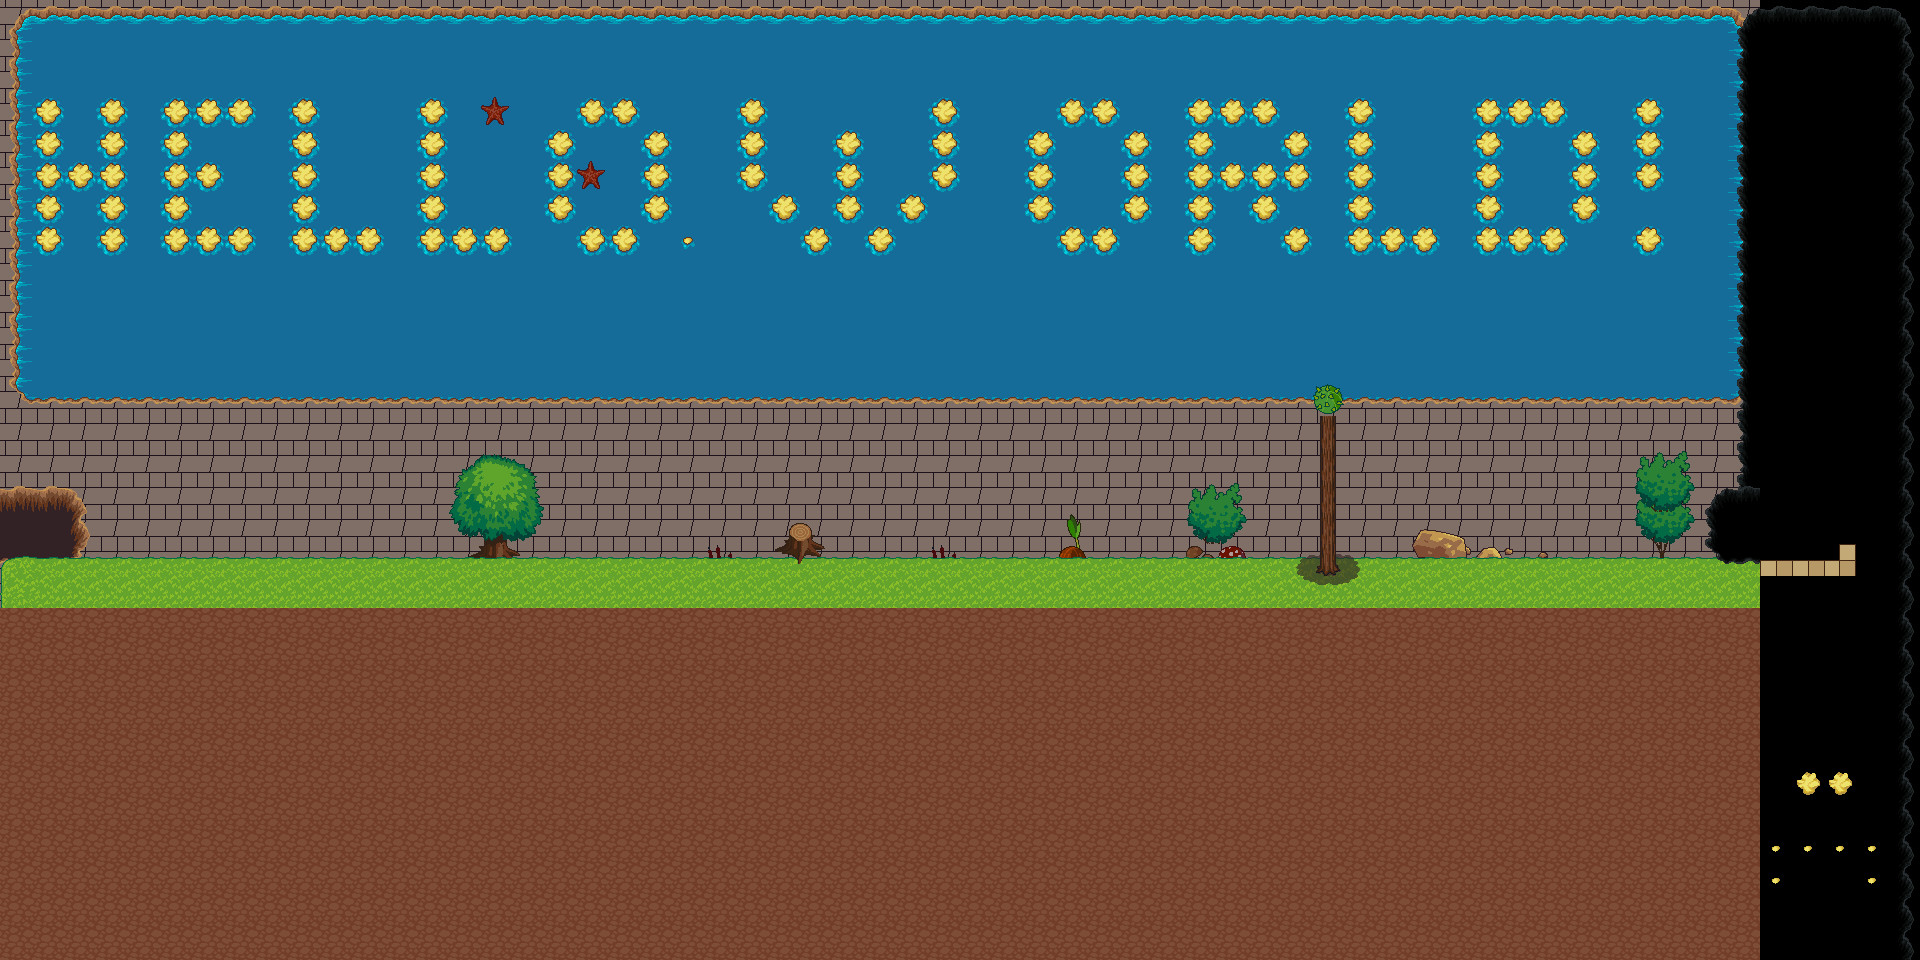

The image is a tile-based game level rendered from a .tmx file. Its description and source (layers, tilesets, objects; grid data summarised) follow:
An orthogonal 60x30 tile map with 32x32 px tiles, 4 tile layers (Rutelag 1, Rutelag 3, Rutelag 2, Rutelag 4), 2 tilesets and 23 objects.

<map version="1.8" tiledversion="1.8.4" orientation="orthogonal" renderorder="right-down" width="60" height="30" tilewidth="32" tileheight="32" infinite="0" nextlayerid="7" nextobjectid="58">
 <tileset firstgid="1" name="ipc-tile-atlas" tilewidth="32" tileheight="32" tilecount="1024" columns="32">
  <image source="terrain_atlas.png" width="1024" height="1024" />
  <tile id="137">
   <properties>
    <property name="Ladder" value="" />
   </properties>
  </tile>
  <tile id="138">
   <properties>
    <property name="Ladder" value="" />
   </properties>
  </tile>
  <tile id="139">
   <properties>
    <property name="Ladder" value="" />
   </properties>
  </tile>
  <tile id="169">
   <properties>
    <property name="Ladder" value="" />
   </properties>
  </tile>
  <tile id="170">
   <properties>
    <property name="Ladder" value="" />
   </properties>
  </tile>
  <tile id="171">
   <properties>
    <property name="Ladder" value="" />
   </properties>
  </tile>
  <tile id="201">
   <properties>
    <property name="Ladder" value="" />
   </properties>
  </tile>
  <tile id="202">
   <properties>
    <property name="Ladder" value="" />
   </properties>
  </tile>
  <tile id="203">
   <properties>
    <property name="Ladder" value="" />
   </properties>
  </tile>
  <tile id="448">
   <properties>
    <property name="Blocked" value="" />
   </properties>
  </tile>
  <tile id="449">
   <properties>
    <property name="Blocked" value="" />
   </properties>
  </tile>
  <tile id="450">
   <properties>
    <property name="Blocked" value="" />
   </properties>
  </tile>
  <tile id="704">
   <properties>
    <property name="Blocked" value="" />
   </properties>
  </tile>
  <tile id="705">
   <properties>
    <property name="Blocked" value="" />
   </properties>
  </tile>
  <tile id="706">
   <properties>
    <property name="Blocked" value="" />
   </properties>
  </tile>
  <tile id="736">
   <properties>
    <property name="Blocked" value="" />
   </properties>
  </tile>
  <tile id="737">
   <properties>
    <property name="Blocked" value="" />
   </properties>
  </tile>
  <tile id="738">
   <properties>
    <property name="Blocked" value="" />
   </properties>
  </tile>
  <tile id="925">
   <properties>
    <property name="Blocked" value="" />
   </properties>
  </tile>
  <tile id="926">
   <properties>
    <property name="Blocked" value="" />
   </properties>
  </tile>
  <tile id="927">
   <properties>
    <property name="Blocked" value="" />
   </properties>
  </tile>
  <tile id="957">
   <properties>
    <property name="Blocked" value="" />
   </properties>
  </tile>
  <tile id="958">
   <properties>
    <property name="Blocked" value="" />
   </properties>
  </tile>
  <tile id="959">
   <properties>
    <property name="Blocked" value="" />
   </properties>
  </tile>
  <tile id="989">
   <properties>
    <property name="Blocked" value="" />
   </properties>
  </tile>
  <tile id="990">
   <properties>
    <property name="Blocked" value="" />
   </properties>
  </tile>
  <tile id="991">
   <properties>
    <property name="Blocked" value="" />
   </properties>
  </tile>
  <tile id="1021">
   <properties>
    <property name="Blocked" value="" />
   </properties>
  </tile>
  <tile id="1022">
   <properties>
    <property name="Blocked" value="" />
   </properties>
  </tile>
  <tile id="1023">
   <properties>
    <property name="Blocked" value="" />
   </properties>
  </tile>
 </tileset>
 <tileset firstgid="1025" source="terrain_atlas.tsx" />
 <layer id="1" name="Rutelag 1" width="60" height="30">
  <data>[1800 cells, 1650 non-empty, 2 distinct tile ids]</data>
 </layer>
 <layer id="3" name="Rutelag 3" width="60" height="30">
  <data>[1800 cells, 764 non-empty, 48 distinct tile ids]</data>
 </layer>
 <layer id="2" name="Rutelag 2" width="60" height="30">
  <data>[1800 cells, 278 non-empty, 11 distinct tile ids]</data>
 </layer>
 <layer id="6" name="Rutelag 4" width="60" height="30">
  <data>[1800 cells, 32 non-empty, 25 distinct tile ids]</data>
 </layer>
 <objectgroup id="4" name="WALL">
  <object id="4" x="0" y="558.667" width="1760" height="401.333" />
  <object id="6" x="-8" y="-1" width="9" height="955" />
  <object id="8" x="1739" y="1" width="12" height="482.083" />
  <object id="12" x="450.82" y="456.066" width="85.2459" height="104.918" />
  <object id="13" x="1183.61" y="480.656" width="59.0164" height="77.0492" />
  <object id="14" x="1411.48" y="531.475" width="55.3005" height="27.8689" />
  <object id="15" x="1634.1" y="436.517" width="56.071" height="119.548" />
  <object id="35" x="-11.0519" y="-9.2251" width="1929.02" height="9.24819" />
  <object id="38" x="789.333" y="523" width="22" height="18">
   <properties>
    <property name="JUMPPAD" type="bool" value="true" />
   </properties>
  </object>
  <object id="40" x="1315" y="387" width="25.3333" height="27.3333">
   <properties>
    <property name="JUMPPAD" type="bool" value="true" />
   </properties>
  </object>
  <object id="43" x="482.666" y="3.33333" width="27.3333" height="30">
   <properties>
    <property name="EASTERSKIP" type="bool" value="true" />
   </properties>
  </object>
  <object id="44" x="1900" y="-0.0415" width="21" height="959.083" />
  <object id="46" x="604.399" y="170.438">
   <polygon points="0,0 -11.3125,0.03125 -13.9375,-9.125 -15.9688,-0.21875 -27.625,-0.21875 -4.71875,18.7188 -8.1875,8.34375" />
  </object>
  <object id="53" x="576.125" y="169.263" width="30.2962" height="0.565217" />
  <object id="54" x="508.376" y="106.142">
   <polygon points="0,0 -11.3125,0.03125 -13.9375,-9.125 -15.9688,-0.21875 -27.625,-0.21875 -4.71875,18.7188 -8.1875,8.34375" />
  </object>
  <object id="55" x="480.102" y="104.967" width="30.2962" height="0.565217" />
  <object id="56" x="1760.18" y="559.818" width="95.2727" height="16.1818" />
  <object id="57" x="1839.09" y="543.818" width="16.5455" height="16.1818" />
 </objectgroup>
 <objectgroup id="5" name="SPAWNS">
  <object id="10" x="99" y="517" width="84" height="38">
   <properties>
    <property name="PLAYER" type="int" value="1" />
   </properties>
  </object>
  <object id="16" x="486.885" y="433.115" width="40.9836" height="21.3115">
   <properties>
    <property name="ITEM" type="int" value="2" />
   </properties>
  </object>
  <object id="39" x="1696.33" y="472.667" width="58" height="82">
   <properties>
    <property name="ITEM" type="int" value="6" />
   </properties>
  </object>
  <object id="41" x="877.167" y="529.167" width="43" height="27">
   <properties>
    <property name="AI" value="STUDENT" />
    <property name="MONSTER" type="int" value="1" />
   </properties>
  </object>
  <object id="42" x="1499" y="536.167" width="58" height="21">
   <properties>
    <property name="AI" value="DUMB" />
    <property name="MONSTER" type="int" value="1" />
   </properties>
  </object>
 </objectgroup>
</map>
